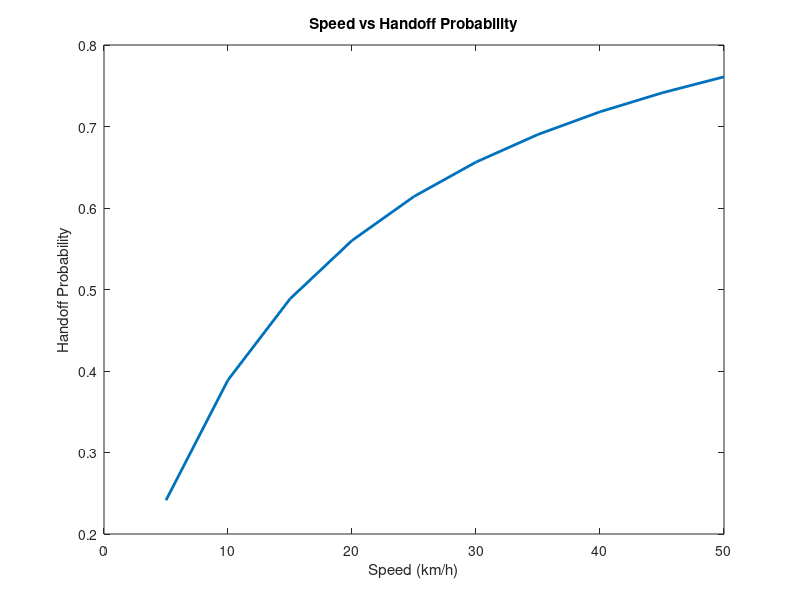
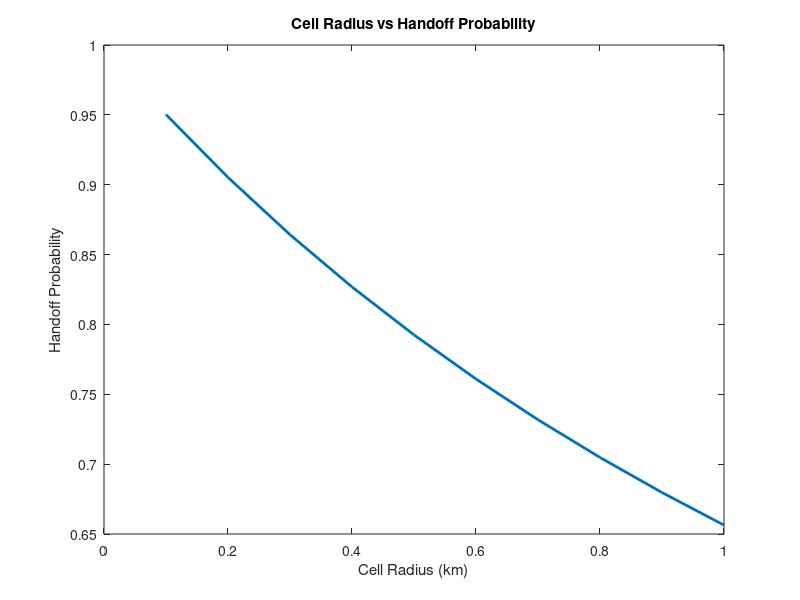

MATLAB code for these plots, in order:
clc
clear all
close all

cellRadius = 0.5;
holdingTime = 1/20;
speed = 5:5:50;

u = 1/holdingTime;
n = (2.*speed)/(pi*cellRadius);

handoffProb = n./(n+u);

figure(1);
plot(speed, handoffProb, 'LineWidth', 2);
title ('Speed vs Handoff Probability'); xlabel ('Speed (km/h)'); ylabel('Handoff Probability');

speed = 60;
holdingTime = 1/20;
cellRadius = 0.1:0.1:1;

u = 1/holdingTime;
n = (2*speed)./(pi.*cellRadius);

handoffProb = n./(n+u);

figure(2);
plot(cellRadius, handoffProb, 'LineWidth', 2);
title ('Cell Radius vs Handoff Probability'); xlabel ('Cell Radius (km)'); ylabel('Handoff Probability');